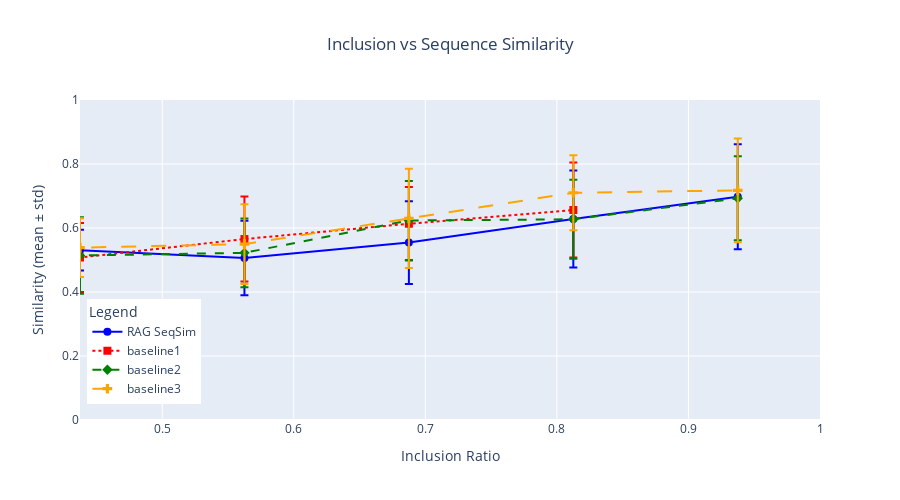
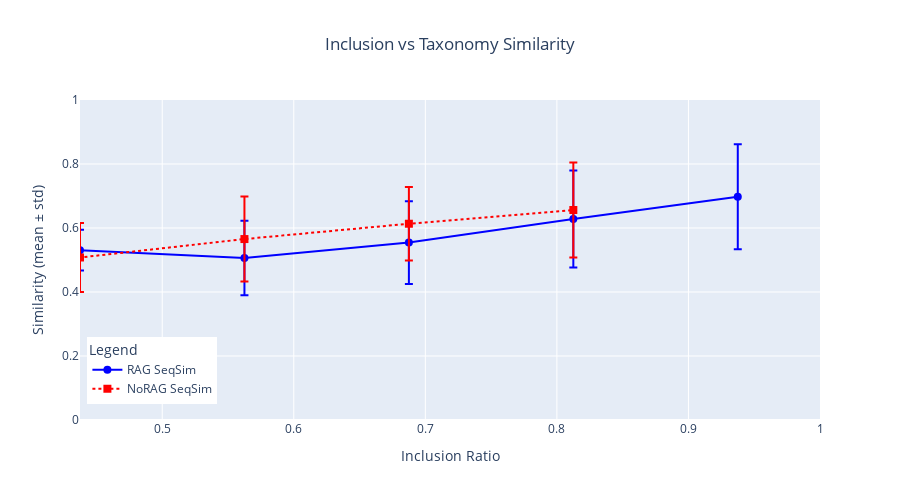

Notebook code for these charts, in order:
### Code cell
# PLOT Similarities of SELECTED VALUES in each bin

def plot_similarity_vs_inclusion(data_pairs, bins=10, title_str="", column_name=""):
    """
    Plots similarity (mean ± std) vs. inclusion ratio for multiple (df_selected, label) pairs.
    
    Args:
        data_pairs (list of tuples): Each tuple contains (df_selected, label). df_selected must contain 'inclusion_ratio' and 'similarity'.
        bins (int): Number of bins for inclusion_ratio.
        title_str (str): Title for the plot.
    """
    bin_edges = np.linspace(0, 1, bins + 1)
    bin_centers = [(bin_edges[i] + bin_edges[i + 1]) / 2 for i in range(bins)]

    colors = ['blue', 'red', 'green', 'orange', 'purple', 'brown', 'teal', 'pink']
    dash_styles = ['solid', 'dot', 'dash', 'longdash', 'dashdot', 'longdashdot']
    marker_symbols = ['circle', 'square', 'diamond', 'cross', 'x', 'triangle-up']

    fig = go.Figure()

    for i, (df_selected, label) in enumerate(data_pairs):
        # Bin data
        selected_binned = pd.cut(df_selected["inclusion_ratio"], bins=bin_edges, include_lowest=True)

        # selected_counts = selected_binned.value_counts(sort=False)
        # selected_counts = selected_binned.groupby(selected_binned, observed=True).count()
        # print(f"bins num at {i} {selected_counts}")

        # Compute mean and std of similarity in each bin
        # mean_similarity = df_selected.groupby(selected_binned)[column_name].mean()
        # std_similarity = df_selected.groupby(selected_binned)[column_name].std().fillna(0)

        mean_similarity = df_selected.groupby(selected_binned, observed=True)[column_name].mean()
        std_similarity = df_selected.groupby(selected_binned, observed=True)[column_name].std().fillna(0)

        # Add mean line with error bars (sticks)
        fig.add_trace(go.Scatter(
            x=bin_centers,
            y=mean_similarity.values,
            mode='lines+markers',
            name=label,
            line=dict(color=colors[i % len(colors)], dash=dash_styles[i % len(dash_styles)]),
            marker=dict(symbol=marker_symbols[i % len(marker_symbols)], size=8),
            error_y=dict(
                type='data',
                array=std_similarity.values,
                visible=True,
                color=colors[i % len(colors)]
            )
        ))

    fig.update_layout(
        title=dict(
        text=f"{title_str}",
        x=0.5,  # Center the title
        xanchor='center'  # Anchor the title at the center
        ),
        xaxis_title="Inclusion Ratio",
        yaxis_title="Similarity (mean ± std)",
        xaxis=dict(range=[0.4375, 1]),
        yaxis=dict(range=[0, 1]),
        width=900,
        height=500,
        legend=dict(title="Legend", x=0.01, y=0.05),
    )

    fig.show()

plot_similarity_vs_inclusion(
    [
    (efil3_seq_rag, "RAG SeqSim"),
    (efil3_seq_norag, "baseline1"),
    (efil3_raggoal, "baseline2"),
    (efil3_noraggoal, "baseline3")],
    title_str="Inclusion vs Sequence Similarity",
    bins=8, column_name='sim_seq3'
    )

plot_similarity_vs_inclusion(
    [
    (efil3_seq_rag, "RAG SeqSim"),
    (efil3_seq_norag, "NoRAG SeqSim"),],
    title_str="Inclusion vs Taxonomy Similarity",
    bins=8, column_name='sim_seq3'
    )

### Figure 1 — Plotly figure (JSON) as saved in the notebook; plotly's stock layout.template omitted (floating-point values rounded to 4 significant figures)
{"data": [{"error_y": {"array": [0.0, 0.05327, 0.1526, 0.06347, 0.1165, 0.129, 0.1515, 0.1641], "color": "blue", "type": "data", "visible": true}, "line": {"color": "blue", "dash": "solid"}, "marker": {"size": 8, "symbol": "circle"}, "mode": "lines+markers", "name": "RAG SeqSim", "type": "scatter", "x": [0.0625, 0.1875, 0.3125, 0.4375, 0.5625, 0.6875, 0.8125, 0.9375], "y": [0.3772, 0.6375, 0.548, 0.5308, 0.5061, 0.5543, 0.6282, 0.6979]}, {"error_y": {"array": [0.2364, 0.1306, 0.0608, 0.1076, 0.1329, 0.115, 0.1481], "color": "red", "type": "data", "visible": true}, "line": {"color": "red", "dash": "dot"}, "marker": {"size": 8, "symbol": "square"}, "mode": "lines+markers", "name": "baseline1", "type": "scatter", "x": [0.0625, 0.1875, 0.3125, 0.4375, 0.5625, 0.6875, 0.8125, 0.9375], "y": [0.5382, 0.6034, 0.4804, 0.5078, 0.5654, 0.6133, 0.6563]}, {"error_y": {"array": [0.03057, 0.125, 0.1533, 0.1192, 0.1075, 0.1237, 0.1234, 0.1313], "color": "green", "type": "data", "visible": true}, "line": {"color": "green", "dash": "dash"}, "marker": {"size": 8, "symbol": "diamond"}, "mode": "lines+markers", "name": "baseline2", "type": "scatter", "x": [0.0625, 0.1875, 0.3125, 0.4375, 0.5625, 0.6875, 0.8125, 0.9375], "y": [0.5171, 0.5758, 0.5594, 0.5141, 0.5224, 0.6235, 0.6272, 0.6927]}, {"error_y": {"array": [0.0, 0.0, 0.2045, 0.09171, 0.1246, 0.1549, 0.1169, 0.1622], "color": "orange", "type": "data", "visible": true}, "line": {"color": "orange", "dash": "longdash"}, "marker": {"size": 8, "symbol": "cross"}, "mode": "lines+markers", "name": "baseline3", "type": "scatter", "x": [0.0625, 0.1875, 0.3125, 0.4375, 0.5625, 0.6875, 0.8125, 0.9375], "y": [0.4468, 0.5759, 0.5707, 0.5387, 0.5496, 0.6299, 0.7101, 0.7176]}], "layout": {"height": 500, "legend": {"title": {"text": "Legend"}, "x": 0.01, "y": 0.05}, "title": {"text": "Inclusion vs Sequence Similarity", "x": 0.5, "xanchor": "center"}, "width": 900, "xaxis": {"range": [0.4375, 1], "title": {"text": "Inclusion Ratio"}}, "yaxis": {"range": [0, 1], "title": {"text": "Similarity (mean ± std)"}}}}

### Figure 2 — Plotly figure (JSON) as saved in the notebook; plotly's stock layout.template omitted (floating-point values rounded to 4 significant figures)
{"data": [{"error_y": {"array": [0.0, 0.05327, 0.1526, 0.06347, 0.1165, 0.129, 0.1515, 0.1641], "color": "blue", "type": "data", "visible": true}, "line": {"color": "blue", "dash": "solid"}, "marker": {"size": 8, "symbol": "circle"}, "mode": "lines+markers", "name": "RAG SeqSim", "type": "scatter", "x": [0.0625, 0.1875, 0.3125, 0.4375, 0.5625, 0.6875, 0.8125, 0.9375], "y": [0.3772, 0.6375, 0.548, 0.5308, 0.5061, 0.5543, 0.6282, 0.6979]}, {"error_y": {"array": [0.2364, 0.1306, 0.0608, 0.1076, 0.1329, 0.115, 0.1481], "color": "red", "type": "data", "visible": true}, "line": {"color": "red", "dash": "dot"}, "marker": {"size": 8, "symbol": "square"}, "mode": "lines+markers", "name": "NoRAG SeqSim", "type": "scatter", "x": [0.0625, 0.1875, 0.3125, 0.4375, 0.5625, 0.6875, 0.8125, 0.9375], "y": [0.5382, 0.6034, 0.4804, 0.5078, 0.5654, 0.6133, 0.6563]}], "layout": {"height": 500, "legend": {"title": {"text": "Legend"}, "x": 0.01, "y": 0.05}, "title": {"text": "Inclusion vs Taxonomy Similarity", "x": 0.5, "xanchor": "center"}, "width": 900, "xaxis": {"range": [0.4375, 1], "title": {"text": "Inclusion Ratio"}}, "yaxis": {"range": [0, 1], "title": {"text": "Similarity (mean ± std)"}}}}
